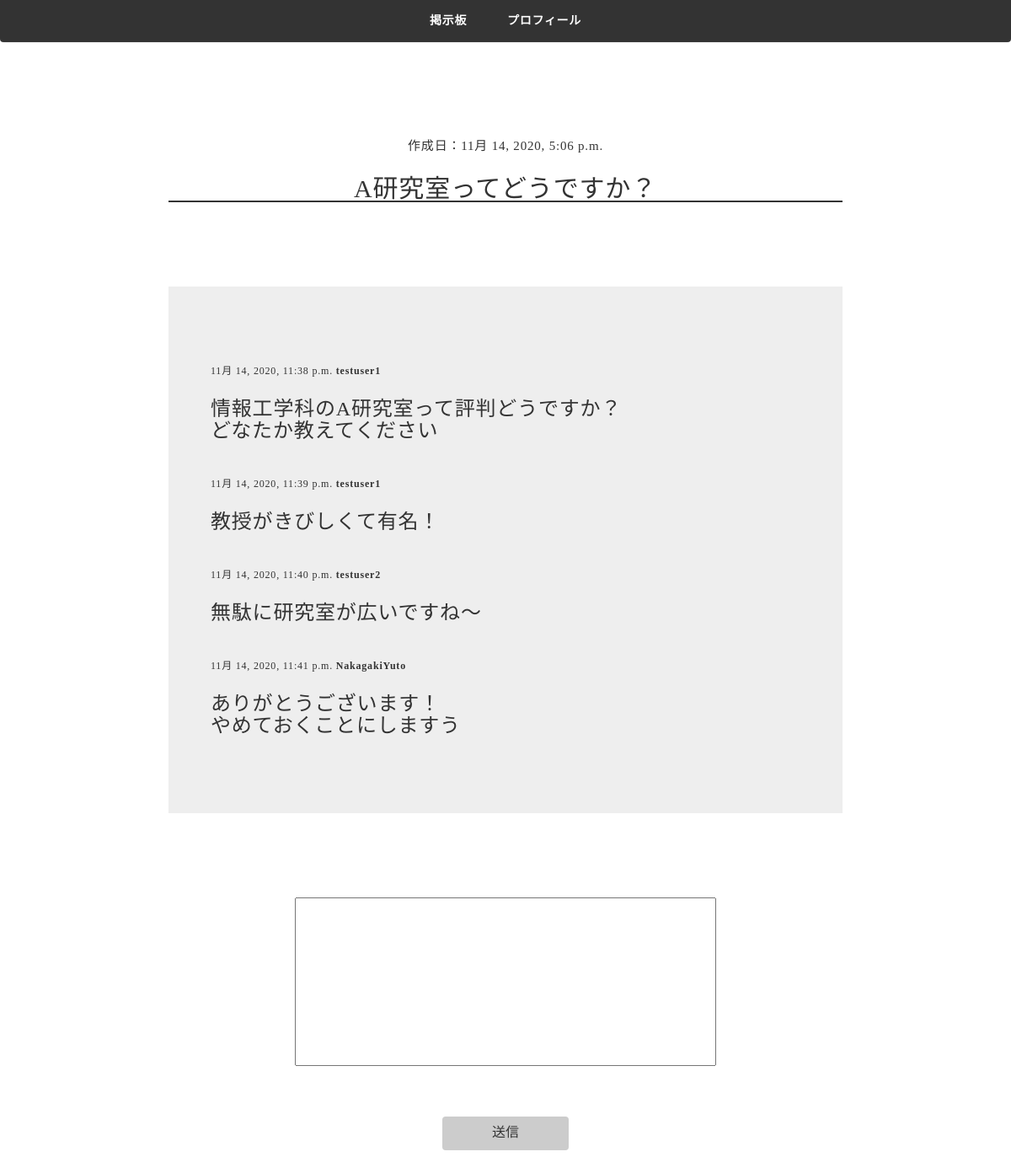
The app's page /thread/1/ (signed in) with its own data.
### notice_board/models.py (models this page shows, shortened)
class Thread(models.Model):
    university = models.ForeignKey('University', on_delete=models.CASCADE)
    author = models.ForeignKey(settings.AUTH_USER_MODEL, on_delete=models.CASCADE)
    title = models.CharField(max_length=200)
    created_date = models.DateTimeField(default=timezone.now)
    category = models.ForeignKey('Category', on_delete=models.CASCADE)

class Post(models.Model):
    thread = models.ForeignKey('Thread', on_delete=models.CASCADE)
    author = models.ForeignKey(settings.AUTH_USER_MODEL, on_delete=models.CASCADE)
    text = models.TextField()
    published_date = models.DateTimeField(default=timezone.now)

### notice_board/views.py (the view)
# urls.py: path('thread/<int:pk>/', views.ThreadDetailView, name='thread_detail'),
@login_required
def ThreadDetailView(request, pk):
    thread = get_object_or_404(Thread, pk=pk)
    posts = Post.objects.filter(thread=thread)
    profile = UserProfile.objects.get(user=request.user)
    return render(request, 'notice_board/thread_detail.html', {'thread': thread, 'profile':profile, 'posts':posts})

### notice_board/templates/notice_board/thread_detail.html (shortened to what this page needs)
{% extends "notice_board/base.html" %}
{% load static %}
{% block content %}
<div class="thread-detail-section section">
    <div class="section-title thread-detail-title">
        <p>作成日：{{ thread.created_date }}</p>
        <h2>{{ thread.title }}</h2>
    </div>
    <div class="section-body thread-detail-body">
        <div class="thread-detail-list">
            {% for post in posts %}
                <div class="post">
                    <p>{{ post.published_date }}    <strong>{{ post.author }}</strong></p>
                    <h3>{{ post.text|linebreaksbr }}</h3>
                </div>
            {% endfor %}
        </div>
        <form action="{% url 'add_post' pk=thread.pk %}" method="POST" name="post-form">
            <div class="post-form" name="post-form">
                <input type="text" class="post-text" name="post-text" required>
            </div>
            <div>
                <button type="submit" class="btn add-post-btn" name='action' value="save">送信</button>
            </div>
        </form>
    </div>
</div>
{% endblock %}

### notice_board/static/css/notice_board.css (style rules this page uses)
body { color: darkslategrey; font-family: "游ゴシック Medium", "Yu Gothic Medium", "游ゴシック体", "YuGothic", "メイリオ", "Meiryo", "ＭＳ Ｐゴシック", "MS PGothic"; font-size: 15px; line-height: 1.8; letter-spacing: .8px; word-break: break-all; color: #333; padding-top: 60px; }
.section { max-width: 800px; text-align: center; margin : 0 auto; }
.thread-detail-section { width: 800px; }
.thread-detail-title { margin: 100px auto; }
.thread-detail-list { background-color: #EEE; padding: 50px 50px; }
.thread-detail-section h2 { background: linear-gradient(transparent 95%, #333 20%) }
.thread-detail-list { text-align: left; }
.post { margin: 40px auto; }
.thread-detail-list p { font-size: 12px; }
.post-form { margin: 100px auto 20px; }
.post-text { width: 500px; height: 200px; }
.add-post-btn { margin: 40 auto; font-size: 16px; text-align: center; display: inline-block; width: 150px; height: 40px; background-color: #ccc; }

### records on screen
Thread: created_date "11月 14, 2020, 5:06 p.m.", title "A研究室ってどうですか？"
Post: published_date "11月 14, 2020, 11:38 p.m.", author "testuser1", text "情報工学科のA研究室って評判どうですか？ どなたか教えてください"
Post: published_date "11月 14, 2020, 11:39 p.m.", author "testuser1", text "教授がきびしくて有名！"
Post: published_date "11月 14, 2020, 11:40 p.m.", author "testuser2", text "無駄に研究室が広いですね～"
Post: published_date "11月 14, 2020, 11:41 p.m.", author "NakagakiYuto", text "ありがとうございます！ やめておくことにしますう"
